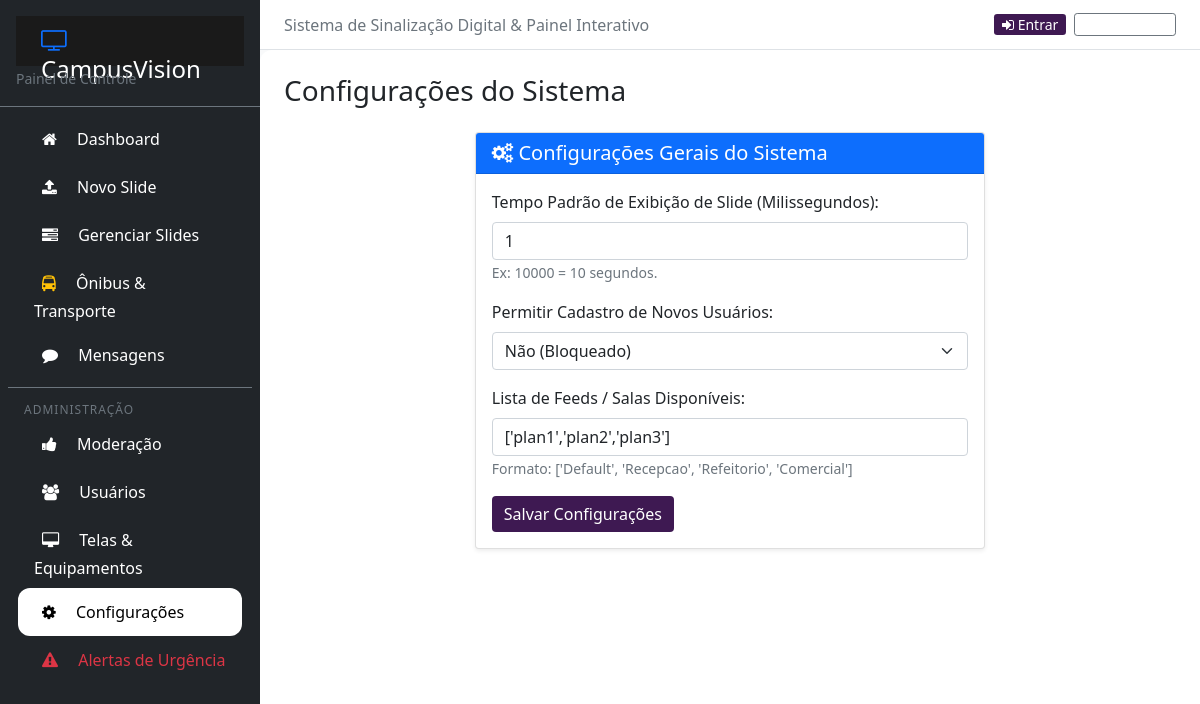
/settings/, run on the app's committed database.
### app/models.py (models this page shows, shortened)
class Settings(models.Model):
    duration = models.CharField(max_length=1000, default="10000")
    allow_signups = models.IntegerField(default=1)
    feeds = models.CharField(max_length=1000, default="['Default']")
    class Meta:
        db_table = 'Settings'

### app/views.py (the view, shortened to what this page needs)
# urls.py: path('settings/', views.settings_view, name='settings'),
def settings_view(request):
    return render(request, 'app/settings.html', {
        'title': 'Configurações do Sistema',
        'name': get_current_user_name(request),
        'mod_count': mod_counter(),
        'settings': get_settings()
    })

### app/utils.py (called while the page is built)
def mod_counter():
    return Slide.objects.filter(approval="Waiting Review").count()

def get_settings():
    settings_obj = Settings.objects.first()
    if not settings_obj:
        settings_obj = Settings.objects.create(
            duration="10000",
            allow_signups=1,
            feeds="['Default', 'Recepcao', 'Refeitorio', 'Comercial']"
        )
    return settings_obj

### app/views.py (called while the page is built)
def get_current_user_name(request):
    if request.user.is_authenticated:
        return getattr(request.user, 'name', None) or request.user.get_username()
    return "Visitante"

### app/templates/app/settings.html (shortened to what this page needs)
{% extends "app/base.html" %}
{% block content %}
<div class="row justify-content-center">
  <div class="col-md-7">
    <div class="card shadow-sm">
      <div class="card-header bg-primary text-white">
        <h5 class="mb-0"><i class="fa fa-cogs"></i> Configurações Gerais do Sistema</h5>
      </div>
      <div class="card-body">
        <form method="POST" action="{% url 'settings' %}">
          <div class="mb-3">
            <label for="duration" class="form-label font-weight-bold">Tempo Padrão de Exibição de Slide (Milissegundos):</label>
            <input type="number" class="form-control" id="duration" value="{{ settings.duration }}" name="duration" required>
            <small class="text-muted">Ex: 10000 = 10 segundos.</small>
          </div>
          <div class="mb-3">
            <label for="allow_signups" class="form-label font-weight-bold">Permitir Cadastro de Novos Usuários:</label>
            <select class="form-select" id="allow_signups" name="allow_signups">
              <option value="0" {% if settings.allow_signups == 0 %}selected{% endif %}>Não (Bloqueado)</option>
            </select>
          </div>
          <div class="mb-3">
            <label for="feeds" class="form-label font-weight-bold">Lista de Feeds / Salas Disponíveis:</label>
            <input type="text" class="form-control" id="feeds" value="{{ settings.feeds }}" name="feeds" required>
            <small class="text-muted">Formato: ['Default', 'Recepcao', 'Refeitorio', 'Comercial']</small>
          </div>
          <button class="btn btn-primary" type="submit">Salvar Configurações</button>
        </form>
      </div>
    </div>
  </div>
</div>
{% endblock %}

### app/static/main.css (style rules this page uses)
html { font-size: 100%; box-sizing: border-box; }
*, *:before, *:after { box-sizing: inherit; }
.btn-primary, .side-nav { color: white; background-color: #3e1952; border: none; }

### data on the page
Settings: duration "1", allow_signups "Não (Bloqueado)", feeds "['plan1','plan2','plan3']"

### other printed values
{{ title }} "Configurações do Sistema"
